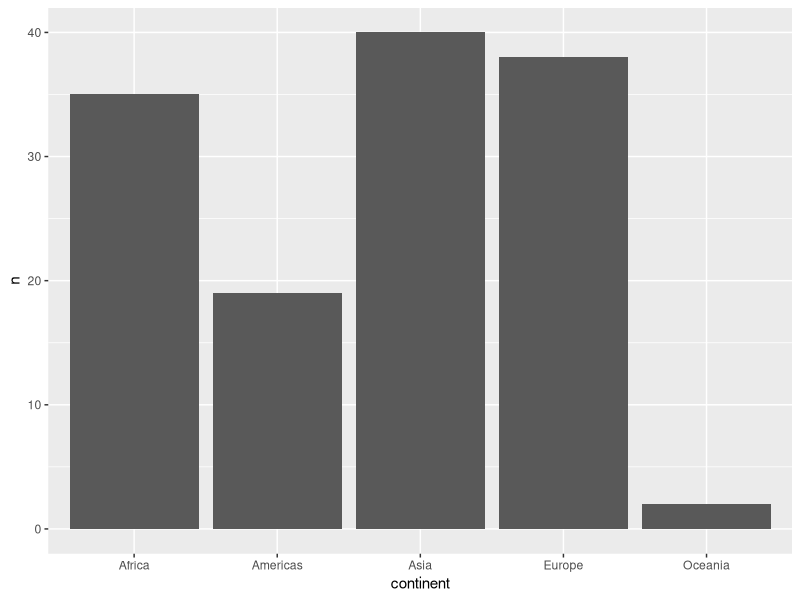

The R script that drew this image:
## ---- chunk 1
knitr::opts_chunk$set(echo = FALSE, message = FALSE)
## ---- chunk 2
library(tidyverse)
## ---- chunk 3
df <- read_csv("df_2017.csv")
## ---- chunk 4
df %>% 
  count(continent)
## ---- chunk 5
df %>% 
  count(continent) %>% 
  ggplot(aes(x = continent, y = n)) +
  geom_col()
